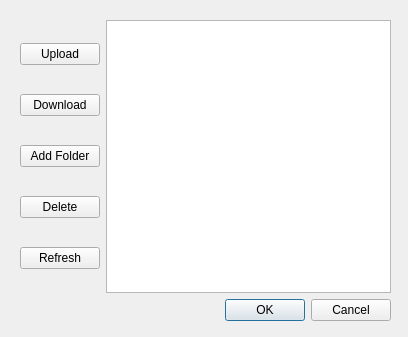
<?xml version="1.0" encoding="UTF-8"?>
<ui version="4.0">
 <class>DirectoryViewDialog</class>
 <widget class="QDialog" name="DirectoryViewDialog">
  <property name="geometry">
   <rect>
    <x>0</x>
    <y>0</y>
    <width>408</width>
    <height>337</height>
   </rect>
  </property>
  <property name="windowTitle">
   <string>Dialog</string>
  </property>
  <widget class="QWidget" name="gridLayoutWidget">
   <property name="geometry">
    <rect>
     <x>20</x>
     <y>20</y>
     <width>371</width>
     <height>301</height>
    </rect>
   </property>
   <layout class="QGridLayout" name="gridLayout">
    <item row="0" column="0">
     <layout class="QGridLayout" name="gridLayout_2">
      <item row="4" column="0">
       <widget class="QPushButton" name="btnRefresh">
        <property name="text">
         <string>Refresh</string>
        </property>
       </widget>
      </item>
      <item row="0" column="0">
       <widget class="QPushButton" name="btnUpload">
        <property name="text">
         <string>Upload</string>
        </property>
       </widget>
      </item>
      <item row="3" column="0">
       <widget class="QPushButton" name="btnDelete">
        <property name="text">
         <string>Delete</string>
        </property>
       </widget>
      </item>
      <item row="1" column="0">
       <widget class="QPushButton" name="btnDownload">
        <property name="text">
         <string>Download</string>
        </property>
       </widget>
      </item>
      <item row="2" column="0">
       <widget class="QPushButton" name="btnAddFolder">
        <property name="text">
         <string>Add Folder</string>
        </property>
       </widget>
      </item>
     </layout>
    </item>
    <item row="0" column="1">
     <widget class="QTreeView" name="treeView"/>
    </item>
    <item row="1" column="1">
     <widget class="QDialogButtonBox" name="buttonBox">
      <property name="orientation">
       <enum>Qt::Horizontal</enum>
      </property>
      <property name="standardButtons">
       <set>QDialogButtonBox::Cancel|QDialogButtonBox::Ok</set>
      </property>
     </widget>
    </item>
   </layout>
  </widget>
 </widget>
 <resources/>
 <connections>
  <connection>
   <sender>buttonBox</sender>
   <signal>accepted()</signal>
   <receiver>DirectoryViewDialog</receiver>
   <slot>accept()</slot>
   <hints>
    <hint type="sourcelabel">
     <x>248</x>
     <y>254</y>
    </hint>
    <hint type="destinationlabel">
     <x>157</x>
     <y>274</y>
    </hint>
   </hints>
  </connection>
  <connection>
   <sender>buttonBox</sender>
   <signal>rejected()</signal>
   <receiver>DirectoryViewDialog</receiver>
   <slot>reject()</slot>
   <hints>
    <hint type="sourcelabel">
     <x>316</x>
     <y>260</y>
    </hint>
    <hint type="destinationlabel">
     <x>286</x>
     <y>274</y>
    </hint>
   </hints>
  </connection>
 </connections>
</ui>
